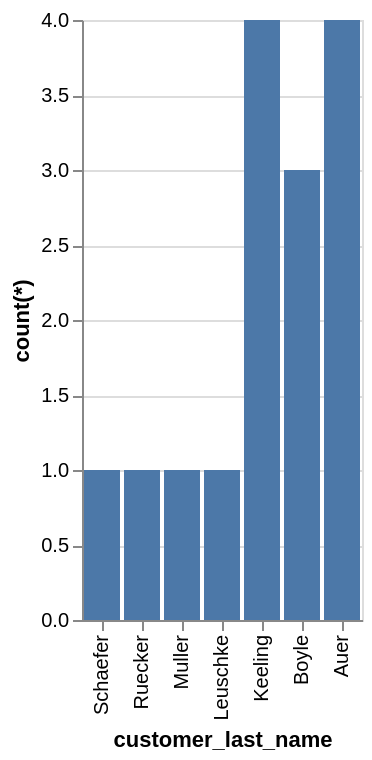

Vega-Lite specification for this chart:
### Vega-Lite specification from a JSON file in a GitHub repository (floating-point values rounded to 4 significant figures)
{"data": {"values": [{"x_data": "Schaefer", "y_data": 1}, {"x_data": "Ruecker", "y_data": 1}, {"x_data": "Muller", "y_data": 1}, {"x_data": "Leuschke", "y_data": 1}, {"x_data": "Keeling", "y_data": 4}, {"x_data": "Boyle", "y_data": 3}, {"x_data": "Auer", "y_data": 4}]}, "mark": "bar", "encoding": {"x": {"field": "x_data", "type": "nominal", "title": "customer_last_name", "sort": "descending"}, "y": {"field": "y_data", "type": "quantitative", "title": "count(*)"}}}
